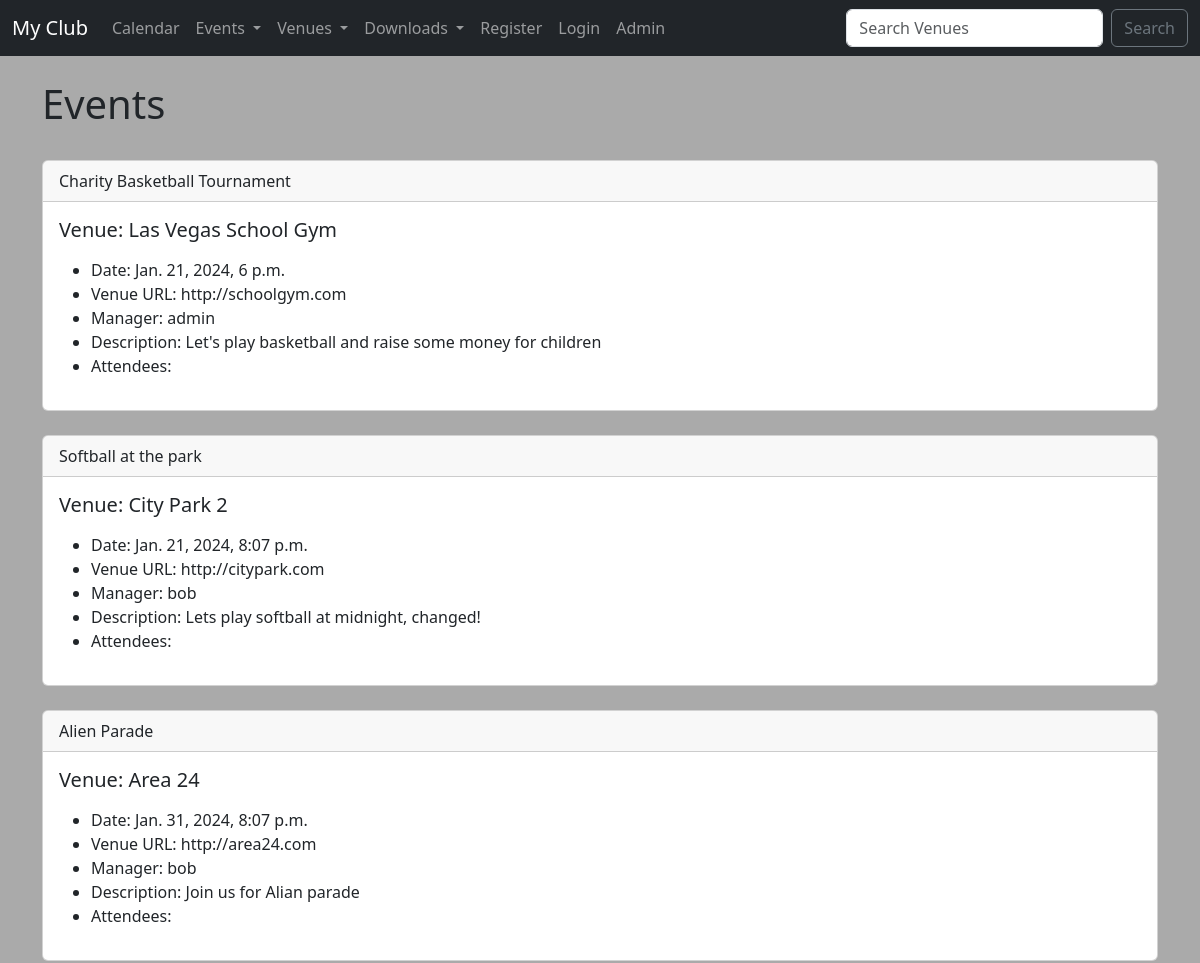
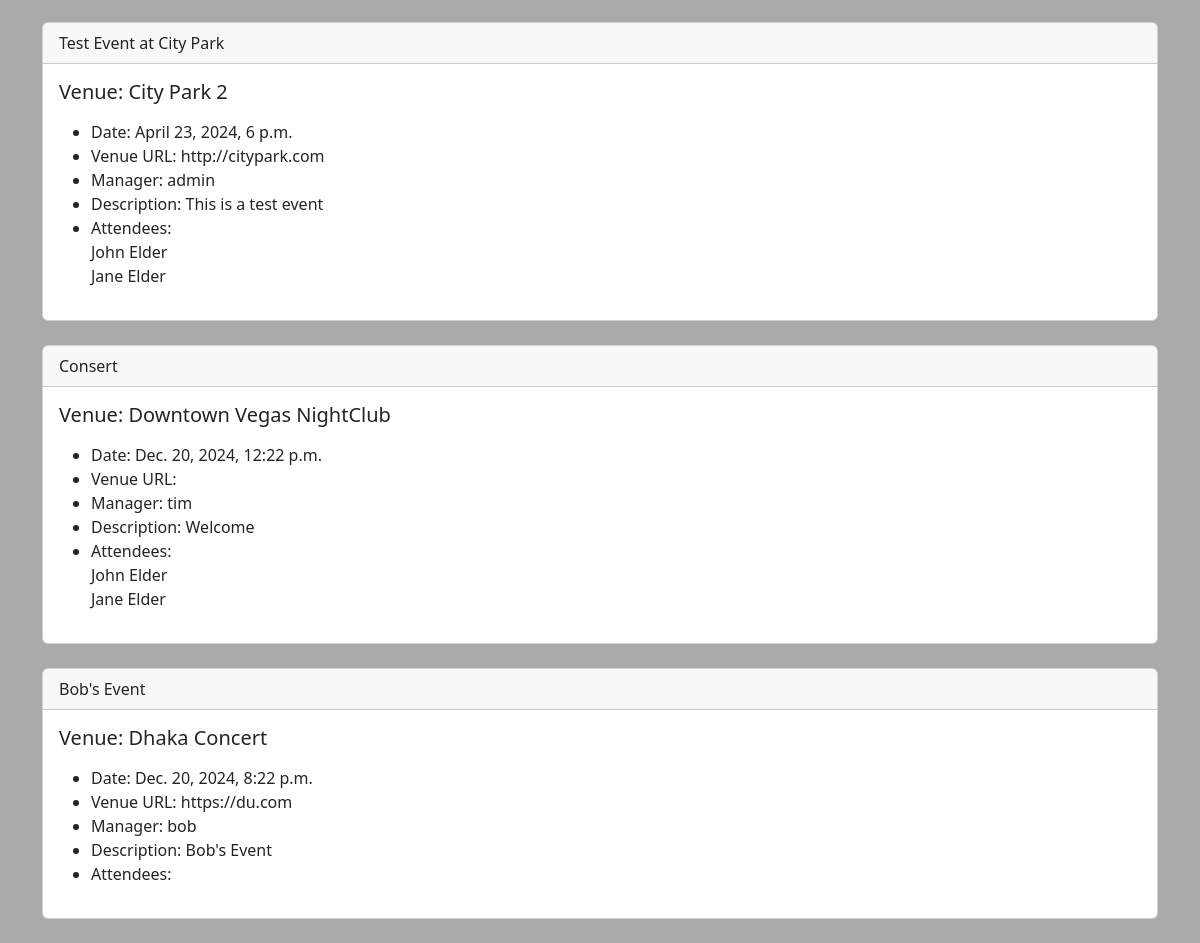
/events/, run on an earlier commit of the app's database (2 pictures, top to bottom).
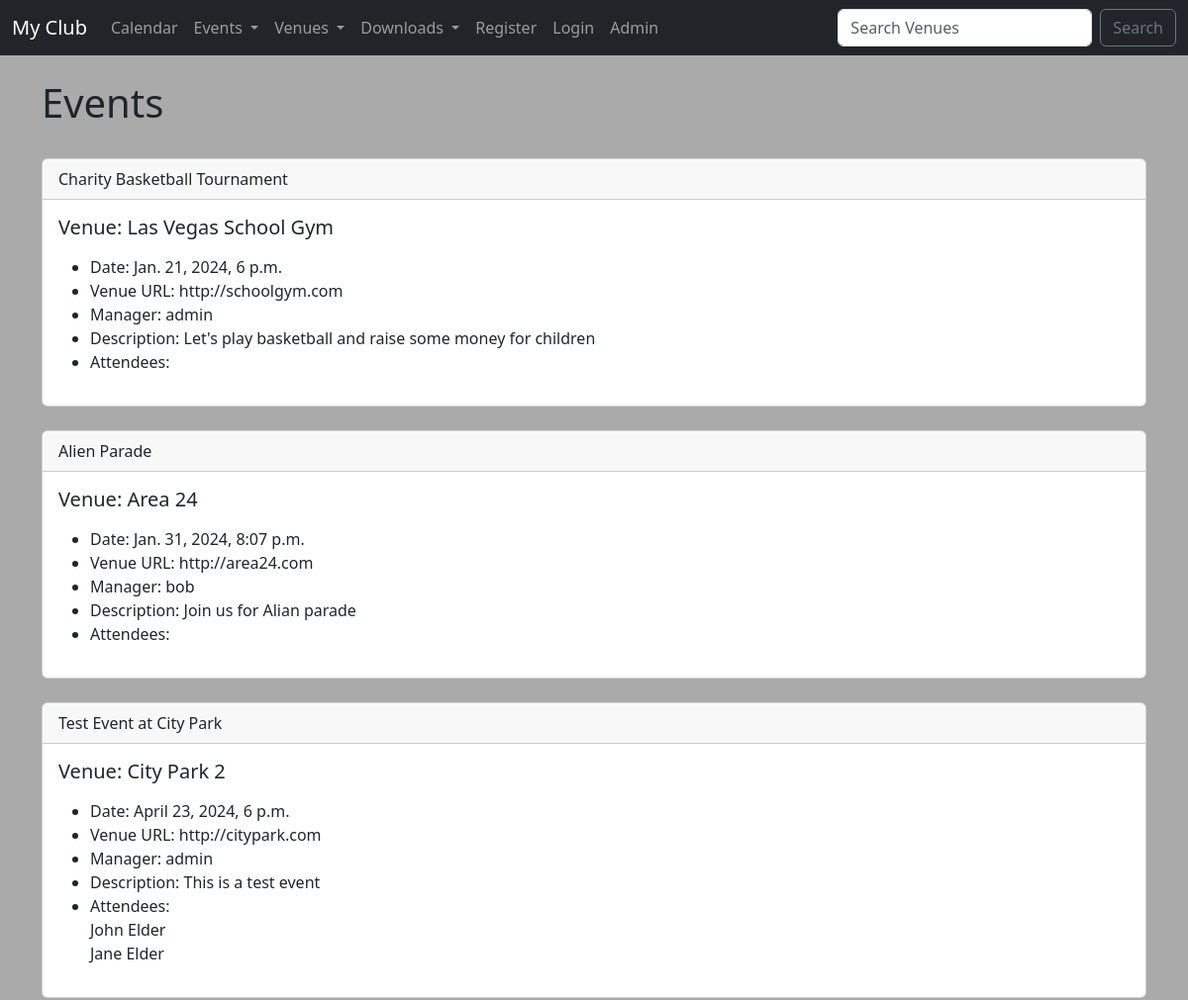
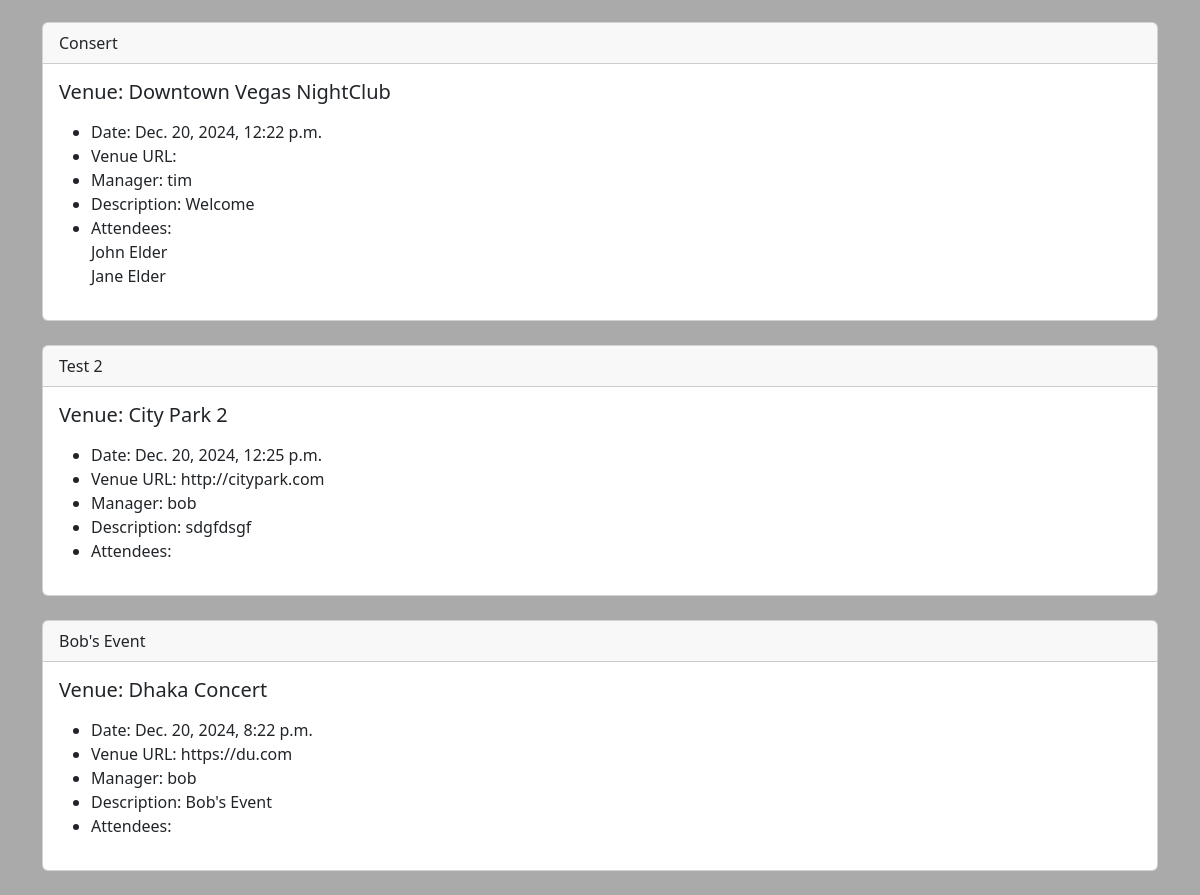
And on a later commit of the database (2 pictures, top to bottom).
### events/models.py (models this page shows)
class Event(models.Model):
    name = models.CharField(max_length=120)
    event_date = models.DateTimeField()
    venue = models.ForeignKey(Venue, blank=True, null=True, on_delete=models.CASCADE)
    manager = models.ForeignKey(User, blank=True, null=True, on_delete=models.SET_NULL)
    description = models.TextField(blank=True)
    attendees = models.ManyToManyField(MyClubUser, blank=True)
    def __str__(self):
        return self.name

class Venue(models.Model):
    name = models.CharField(max_length=120)
    address = models.CharField(max_length=300)
    zip_code = models.CharField(max_length=15)
    phone = models.CharField(max_length=25, blank=True)
    web = models.URLField(blank=True)
    email_address = models.EmailField(blank=True)
    owner = models.IntegerField(blank=False, default=1)
    venue_image = models.ImageField(null=True, blank=True, upload_to="images/")
    def __str__(self):
        return self.name

class MyClubUser(models.Model):
    first_name = models.CharField(max_length=30)
    last_name = models.CharField(max_length=30)
    email = models.EmailField()
    def __str__(self):
        return self.first_name + ' ' + self.last_name

### events/views.py (the view)
# urls.py: path('events/', views.all_events, name="list-events"),
def all_events(request):
    event_list = Event.objects.all().order_by('event_date', 'name')
    context = {
        "event_list" : event_list,
    }
    return render(request, 'event_list.html', context)

### events/templates/event_list.html (shortened to what this page needs)
{% extends 'base.html' %}
{% block content %}
<h1>Events</h1>
<br>
{% for event in event_list %}
<div class="card">
    <div class="card-header">
        {{ event }}
    </div>
    <div class="card-body">
      <h5 class="card-title">Venue: {{ event.venue }}</h5>
      <p class="card-text">
        <ul>
            <li>Date: {{ event.event_date }}</li>
            <li>Venue URL: {{ event.venue.web }}</li>
            <li>Manager: {{ event.manager }}</li>
            <li>Description: {{ event.description }}</li>
            <li>Attendees:<br>
                {% for user in event.attendees.all %}
                     {{ user }} <br>
                {% endfor %}
            </li>
        </ul>
      </p>
    </div>
</div>
<br>
{% endfor %}
{% endblock %}

### events/templates/base.html (shortened to what this page needs)
<!DOCTYPE html>
<html lang="en">
<head>
    <link href="https://cdn.jsdelivr.net/npm/bootstrap@5.3.2/dist/css/bootstrap.min.css" rel="stylesheet">
</head>
<body style="background-color: #aaaaaa;">
    {% include 'navbar.html' %}
    <br>
<div class="container">
    {% block content %}
    {% endblock %}
</div>
</body>
</html>

### events/templates/navbar.html (shortened to what this page needs)
<nav class="navbar navbar-expand-lg navbar-dark bg-dark">
    <div class="container-fluid">
      <a class="navbar-brand" href="{% url 'home' %}">My Club</a>
      <div class="collapse navbar-collapse" id="navbarSupportedContent">
        <ul class="navbar-nav me-auto mb-2 mb-lg-0">
          <li class="nav-item">
            <a class="nav-link" href="{% url 'home' '2024' 'March' %}">Calendar</a>
          </li>
          <li class="nav-item dropdown">
            <a class="nav-link dropdown-toggle" href="#" id="navbarDropdown" role="button" data-bs-toggle="dropdown" aria-expanded="false">
              Events
            </a>
          </li>
          <li class="nav-item dropdown">
            <a class="nav-link dropdown-toggle" href="#" id="navbarDropdown" role="button" data-bs-toggle="dropdown" aria-expanded="false">
              Venues
            </a>
          </li>
          <li class="nav-item dropdown">
            <a class="nav-link dropdown-toggle" href="#" id="navbarDropdown" role="button" data-bs-toggle="dropdown" aria-expanded="false">
              Downloads
            </a>
          </li>
          {% if user.is_authenticated %}
          <li class="nav-item">
            <a class="nav-link" href="{% url 'logout' %}">Logout</a>
          </li>
          {% else %}
          <li class="nav-item">
            <a class="nav-link" href="{% url 'register-user' %}">Register</a>
          </li>
            <li class="nav-item">
              <a class="nav-link" href="{% url 'login' %}">Login</a>
            </li>
          {% endif %}
          <li class="nav-item">
            <a class="nav-link" href="/admin">Admin</a>
          </li>
        </ul>
        <form class="d-flex" role="search" method="POST" action="{% url 'search-venues' %}">
          <input class="form-control me-2" type="search" placeholder="Search Venues" aria-label="Search" name="searched">
          <button class="btn btn-outline-secondary" type="submit">Search</button>
        </form>
      </div>
    </div>
  </nav>

What changed in the data, as far as the page shows it:
removed Event: name "Softball at the park", venue "City Park 2", event_date "Jan. 21, 2024, 8:07 p.m.", venue.web "http://citypark.com", manager "bob", description "Lets play softball at midnight, changed!"
added Event: name "Test 2", venue "City Park 2", event_date "Dec. 20, 2024, 12:25 p.m.", venue.web "http://citypark.com", manager "bob", description "sdgfdsgf"
